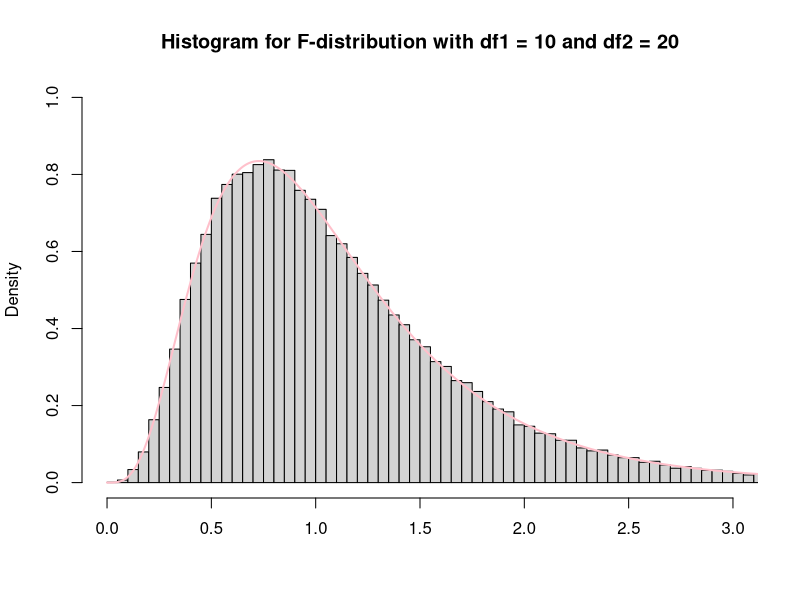

Source code (R):
# F-distribution এর জন্য Density গণনা 
df1 <- 10 # Numerator degrees of freedom 
df2 <- 20 # Denominator degrees of freedom 
value <- 1.2 
 
density <- df(value, df1 = df1, df2 = df2) 
print(paste("Density for value", value, ":", density)) 
 
# একটি নির্দিষ্ট ইন্টারভালে F-distribution এর নিচের এলাকা গণনা 
x <- 1.5 
v1 <- 10 
v2 <- 20 
 
# [0, 1.5] ইন্টারভালে এলাকা 
probability_interval <- pf(x, df = v1, df2 = v2, lower.tail = TRUE) 
print(paste("Probability for interval [0, 1.5]:", probability_interval)) 
 
# [1.5, +∞) ইন্টারভালে এলাকা 
probability_upper_tail <- pf(x, df = v1, df2 = v2, lower.tail = FALSE) 
print(paste("Probability for interval [1.5, +∞):", probability_upper_tail)) 
 
# এলাকা যোগফল যাচাই 
total_area <- probability_interval + probability_upper_tail 
print(paste("Sum of intervals equals 1:", total_area == 1)) 
 
# F-distribution এর জন্য বিভিন্ন কিউয়ান্টাইল গণনা 
q <- c(0.25, 0.5, 0.75, 0.999) 
quantiles <- sapply(q, function(prob) qf(prob, df1 = v1, df2 = v2, lower.tail = TRUE)) 
print("Quantiles for probabilities:") 
print(quantiles) 
 
# F-distribution থেকে random values তৈরি করা 
x_random <- rf(100000, df1 = v1, df2 = v2) 
 
# Histogram তৈরি এবং Probability Density Function যোগ করা 
hist(x_random, 
    breaks = "Scott", 
    freq = FALSE, 
    xlim = c(0, 3), 
    ylim = c(0, 1), 
    xlab = "", 
    main = "Histogram for F-distribution with df1 = 10 and df2 = 20" 
) 
 
curve(df(x, df1 = v1, df2 = v2), from = 0, to = 4, n = 5000, col = "pink", lwd = 2, add = TRUE)